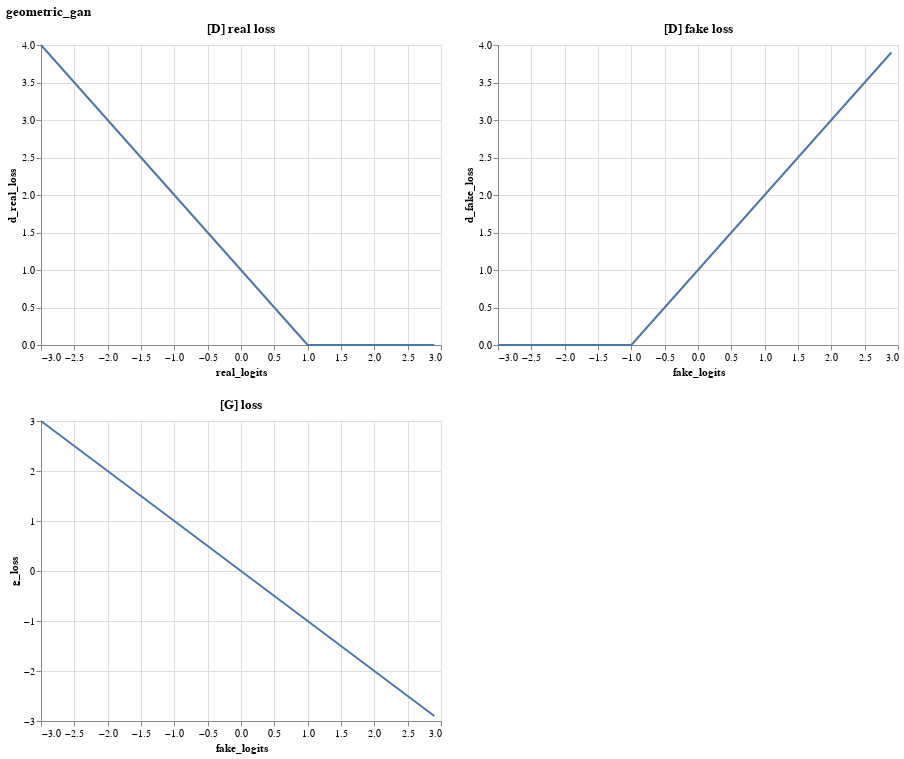

The code cell stored with this chart in its notebook:
### Code cell
#server
draw_adversarial_loss_fns("geometric_gan")

### Figure 1 — Vega-Lite specification as saved in the notebook (floating-point values rounded to 4 significant figures)
{"config": {"view": {"continuousWidth": 400, "continuousHeight": 300}}, "vconcat": [{"hconcat": [{"mark": "line", "encoding": {"x": {"type": "quantitative", "field": "real_logits"}, "y": {"type": "quantitative", "field": "d_real_loss"}}, "title": "[D] real loss"}, {"mark": "line", "encoding": {"x": {"type": "quantitative", "field": "fake_logits"}, "y": {"type": "quantitative", "field": "d_fake_loss"}}, "title": "[D] fake loss"}], "title": "geometric_gan"}, {"mark": "line", "encoding": {"x": {"type": "quantitative", "field": "fake_logits"}, "y": {"type": "quantitative", "field": "g_loss"}}, "title": "[G] loss"}], "data": {"name": "data-454ba76407d3af5db024511d22e5cce6"}, "$schema": "https://vega.github.io/schema/vega-lite/v4.0.2.json", "datasets": {"data-454ba76407d3af5db024511d22e5cce6": [{"real_logits": -3.0, "fake_logits": -3.0, "g_loss": 3.0, "d_real_loss": 4.0, "d_fake_loss": 0.0}, {"real_logits": -2.9, "fake_logits": -2.9, "g_loss": 2.9, "d_real_loss": 3.9, "d_fake_loss": 0.0}, {"real_logits": -2.8, "fake_logits": -2.8, "g_loss": 2.8, "d_real_loss": 3.8, "d_fake_loss": 0.0}, {"real_logits": -2.7, "fake_logits": -2.7, "g_loss": 2.7, "d_real_loss": 3.7, "d_fake_loss": 0.0}, {"real_logits": -2.6, "fake_logits": -2.6, "g_loss": 2.6, "d_real_loss": 3.6, "d_fake_loss": 0.0}, {"real_logits": -2.5, "fake_logits": -2.5, "g_loss": 2.5, "d_real_loss": 3.5, "d_fake_loss": 0.0}, {"real_logits": -2.4, "fake_logits": -2.4, "g_loss": 2.4, "d_real_loss": 3.4, "d_fake_loss": 0.0}, {"real_logits": -2.3, "fake_logits": -2.3, "g_loss": 2.3, "d_real_loss": 3.3, "d_fake_loss": 0.0}, {"real_logits": -2.2, "fake_logits": -2.2, "g_loss": 2.2, "d_real_loss": 3.2, "d_fake_loss": 0.0}, {"real_logits": -2.1, "fake_logits": -2.1, "g_loss": 2.1, "d_real_loss": 3.1, "d_fake_loss": 0.0}, {"real_logits": -2.0, "fake_logits": -2.0, "g_loss": 2.0, "d_real_loss": 3.0, "d_fake_loss": 0.0}, {"real_logits": -1.9, "fake_logits": -1.9, "g_loss": 1.9, "d_real_loss": 2.9, "d_fake_loss": 0.0}, {"real_logits": -1.8, "fake_logits": -1.8, "g_loss": 1.8, "d_real_loss": 2.8, "d_fake_loss": 0.0}, {"real_logits": -1.7, "fake_logits": -1.7, "g_loss": 1.7, "d_real_loss": 2.7, "d_fake_loss": 0.0}, {"real_logits": -1.6, "fake_logits": -1.6, "g_loss": 1.6, "d_real_loss": 2.6, "d_fake_loss": 0.0}, {"real_logits": -1.5, "fake_logits": -1.5, "g_loss": 1.5, "d_real_loss": 2.5, "d_fake_loss": 0.0}, {"real_logits": -1.4, "fake_logits": -1.4, "g_loss": 1.4, "d_real_loss": 2.4, "d_fake_loss": 0.0}, {"real_logits": -1.3, "fake_logits": -1.3, "g_loss": 1.3, "d_real_loss": 2.3, "d_fake_loss": 0.0}, {"real_logits": -1.2, "fake_logits": -1.2, "g_loss": 1.2, "d_real_loss": 2.2, "d_fake_loss": 0.0}, {"real_logits": -1.1, "fake_logits": -1.1, "g_loss": 1.1, "d_real_loss": 2.1, "d_fake_loss": 0.0}, {"real_logits": -1.0, "fake_logits": -1.0, "g_loss": 1.0, "d_real_loss": 2.0, "d_fake_loss": 0.0}, {"real_logits": -0.9, "fake_logits": -0.9, "g_loss": 0.9, "d_real_loss": 1.9, "d_fake_loss": 0.1}, {"real_logits": -0.8, "fake_logits": -0.8, "g_loss": 0.8, "d_real_loss": 1.8, "d_fake_loss": 0.2}, {"real_logits": -0.7, "fake_logits": -0.7, "g_loss": 0.7, "d_real_loss": 1.7, "d_fake_loss": 0.3}, {"real_logits": -0.6, "fake_logits": -0.6, "g_loss": 0.6, "d_real_loss": 1.6, "d_fake_loss": 0.4}, {"real_logits": -0.5, "fake_logits": -0.5, "g_loss": 0.5, "d_real_loss": 1.5, "d_fake_loss": 0.5}, {"real_logits": -0.4, "fake_logits": -0.4, "g_loss": 0.4, "d_real_loss": 1.4, "d_fake_loss": 0.6}, {"real_logits": -0.3, "fake_logits": -0.3, "g_loss": 0.3, "d_real_loss": 1.3, "d_fake_loss": 0.7}, {"real_logits": -0.2, "fake_logits": -0.2, "g_loss": 0.2, "d_real_loss": 1.2, "d_fake_loss": 0.8}, {"real_logits": -0.1, "fake_logits": -0.1, "g_loss": 0.1, "d_real_loss": 1.1, "d_fake_loss": 0.9}, {"real_logits": 0.0, "fake_logits": 0.0, "g_loss": -0.0, "d_real_loss": 1.0, "d_fake_loss": 1.0}, {"real_logits": 0.1, "fake_logits": 0.1, "g_loss": -0.1, "d_real_loss": 0.9, "d_fake_loss": 1.1}, {"real_logits": 0.2, "fake_logits": 0.2, "g_loss": -0.2, "d_real_loss": 0.8, "d_fake_loss": 1.2}, {"real_logits": 0.3, "fake_logits": 0.3, "g_loss": -0.3, "d_real_loss": 0.7, "d_fake_loss": 1.3}, {"real_logits": 0.4, "fake_logits": 0.4, "g_loss": -0.4, "d_real_loss": 0.6, "d_fake_loss": 1.4}, {"real_logits": 0.5, "fake_logits": 0.5, "g_loss": -0.5, "d_real_loss": 0.5, "d_fake_loss": 1.5}, {"real_logits": 0.6, "fake_logits": 0.6, "g_loss": -0.6, "d_real_loss": 0.4, "d_fake_loss": 1.6}, {"real_logits": 0.7, "fake_logits": 0.7, "g_loss": -0.7, "d_real_loss": 0.3, "d_fake_loss": 1.7}, {"real_logits": 0.8, "fake_logits": 0.8, "g_loss": -0.8, "d_real_loss": 0.2, "d_fake_loss": 1.8}, {"real_logits": 0.9, "fake_logits": 0.9, "g_loss": -0.9, "d_real_loss": 0.1, "d_fake_loss": 1.9}, {"real_logits": 1.0, "fake_logits": 1.0, "g_loss": -1.0, "d_real_loss": 0.0, "d_fake_loss": 2.0}, {"real_logits": 1.1, "fake_logits": 1.1, "g_loss": -1.1, "d_real_loss": 0.0, "d_fake_loss": 2.1}, {"real_logits": 1.2, "fake_logits": 1.2, "g_loss": -1.2, "d_real_loss": 0.0, "d_fake_loss": 2.2}, {"real_logits": 1.3, "fake_logits": 1.3, "g_loss": -1.3, "d_real_loss": 0.0, "d_fake_loss": 2.3}, {"real_logits": 1.4, "fake_logits": 1.4, "g_loss": -1.4, "d_real_loss": 0.0, "d_fake_loss": 2.4}, {"real_logits": 1.5, "fake_logits": 1.5, "g_loss": -1.5, "d_real_loss": 0.0, "d_fake_loss": 2.5}, {"real_logits": 1.6, "fake_logits": 1.6, "g_loss": -1.6, "d_real_loss": 0.0, "d_fake_loss": 2.6}, {"real_logits": 1.7, "fake_logits": 1.7, "g_loss": -1.7, "d_real_loss": 0.0, "d_fake_loss": 2.7}, {"real_logits": 1.8, "fake_logits": 1.8, "g_loss": -1.8, "d_real_loss": 0.0, "d_fake_loss": 2.8}, {"real_logits": 1.9, "fake_logits": 1.9, "g_loss": -1.9, "d_real_loss": 0.0, "d_fake_loss": 2.9}, {"real_logits": 2.0, "fake_logits": 2.0, "g_loss": -2.0, "d_real_loss": 0.0, "d_fake_loss": 3.0}, {"real_logits": 2.1, "fake_logits": 2.1, "g_loss": -2.1, "d_real_loss": 0.0, "d_fake_loss": 3.1}, {"real_logits": 2.2, "fake_logits": 2.2, "g_loss": -2.2, "d_real_loss": 0.0, "d_fake_loss": 3.2}, {"real_logits": 2.3, "fake_logits": 2.3, "g_loss": -2.3, "d_real_loss": 0.0, "d_fake_loss": 3.3}, {"real_logits": 2.4, "fake_logits": 2.4, "g_loss": -2.4, "d_real_loss": 0.0, "d_fake_loss": 3.4}, {"real_logits": 2.5, "fake_logits": 2.5, "g_loss": -2.5, "d_real_loss": 0.0, "d_fake_loss": 3.5}, {"real_logits": 2.6, "fake_logits": 2.6, "g_loss": -2.6, "d_real_loss": 0.0, "d_fake_loss": 3.6}, {"real_logits": 2.7, "fake_logits": 2.7, "g_loss": -2.7, "d_real_loss": 0.0, "d_fake_loss": 3.7}, {"real_logits": 2.8, "fake_logits": 2.8, "g_loss": -2.8, "d_real_loss": 0.0, "d_fake_loss": 3.8}, {"real_logits": 2.9, "fake_logits": 2.9, "g_loss": -2.9, "d_real_loss": 0.0, "d_fake_loss": 3.9}]}}
